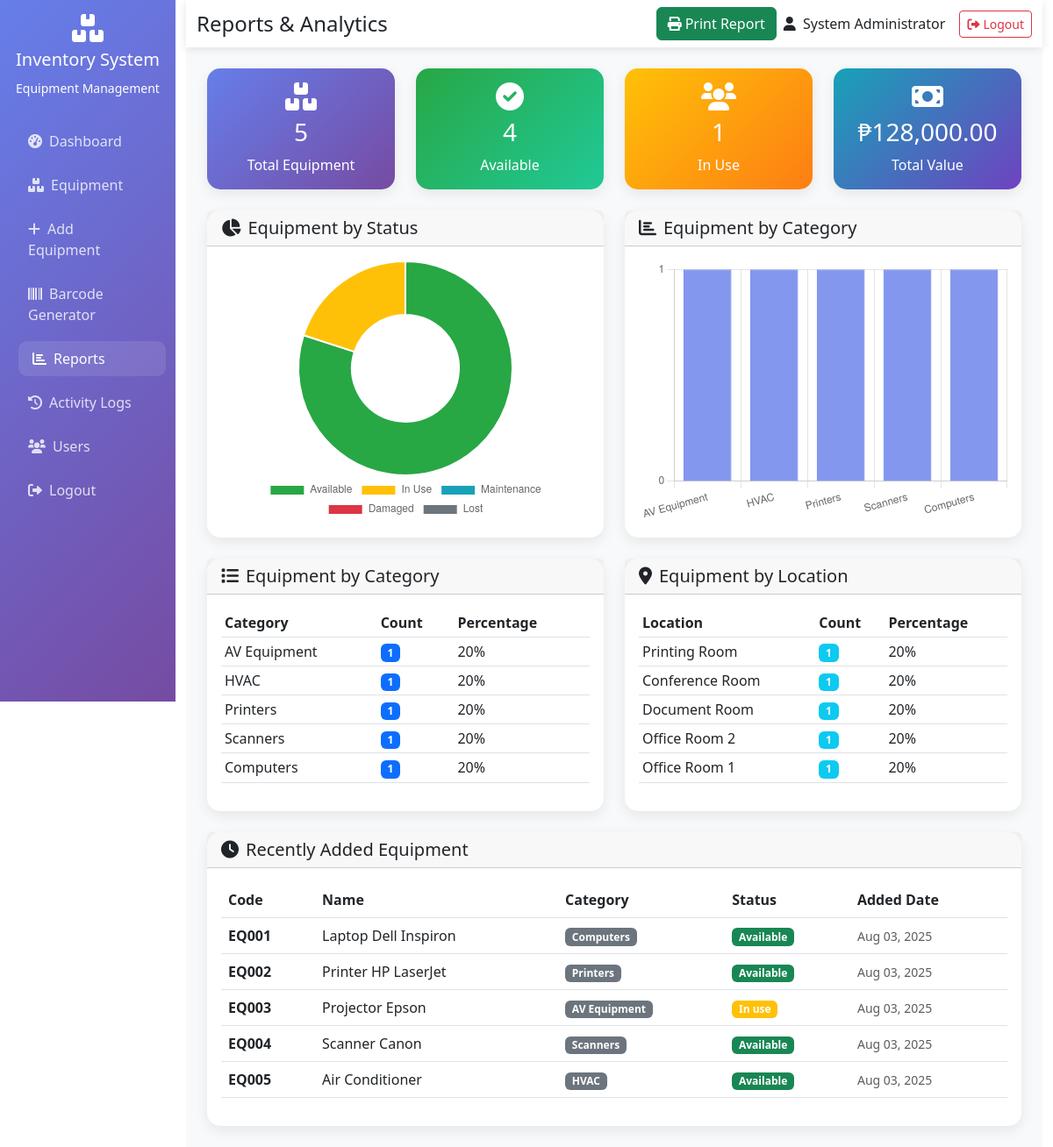
/reports.php (signed in), run on the app's committed database.
### tables this page shows
CREATE TABLE equipment (
    id INT AUTO_INCREMENT PRIMARY KEY,
    equipment_code VARCHAR(50) NOT NULL UNIQUE,
    barcode VARCHAR(100) NOT NULL UNIQUE,
    name VARCHAR(200) NOT NULL,
    description TEXT,
    category VARCHAR(100),
    location VARCHAR(200),
    status ENUM('available', 'in_use', 'maintenance', 'damaged', 'lost') DEFAULT 'available',
    purchase_date DATE,
    purchase_price DECIMAL(10,2),
    supplier VARCHAR(200),
    warranty_expiry DATE,
    notes TEXT,
    created_at TIMESTAMP DEFAULT CURRENT_TIMESTAMP,
    updated_at TIMESTAMP DEFAULT CURRENT_TIMESTAMP ON UPDATE CURRENT_TIMESTAMP
);

### reports.php (the view, shortened to what the rows shown need)
<?php
$pdo = getDBConnection();
$stmt = $pdo->query("SELECT COUNT(*) as available FROM equipment WHERE status = 'available'");
$available_equipment = $stmt->fetch()['available'];
$stmt = $pdo->query("SELECT COUNT(*) as in_use FROM equipment WHERE status = 'in_use'");
$in_use_equipment = $stmt->fetch()['in_use'];
$stmt = $pdo->query("SELECT COUNT(*) as maintenance FROM equipment WHERE status = 'maintenance'");
$maintenance_equipment = $stmt->fetch()['maintenance'];
$stmt = $pdo->query("SELECT COUNT(*) as damaged FROM equipment WHERE status = 'damaged'");
$damaged_equipment = $stmt->fetch()['damaged'];
$stmt = $pdo->query("SELECT COUNT(*) as lost FROM equipment WHERE status = 'lost'");
$lost_equipment = $stmt->fetch()['lost'];
$stmt = $pdo->query("SELECT category, COUNT(*) as count FROM equipment WHERE category IS NOT NULL GROUP BY category ORDER BY count DESC");
$category_stats = $stmt->fetchAll();
$stmt = $pdo->query("SELECT * FROM equipment ORDER BY created_at DESC LIMIT 10");
$recent_equipment = $stmt->fetchAll();
$status_stats = [
    'Available' => $available_equipment,
    'In Use' => $in_use_equipment,
    'Maintenance' => $maintenance_equipment,
    'Damaged' => $damaged_equipment,
    'Lost' => $lost_equipment
];
?>
<!DOCTYPE html>
<html lang="en">
<head>
    <link href="https://cdn.jsdelivr.net/npm/bootstrap@5.3.0/dist/css/bootstrap.min.css" rel="stylesheet">
    <link href="https://cdnjs.cloudflare.com/ajax/libs/font-awesome/6.0.0/css/all.min.css" rel="stylesheet">
</head>
<body>
    <div class="container-fluid">
        <div class="row">
            <div class="col-md-9 col-lg-10">
                <div class="main-content">
                    <div class="p-4">
                        <div class="row">
                            <div class="col-md-6">
                                <div class="card">
                                    <div class="card-body">
                                        <div class="table-responsive">
                                            <table class="table table-sm">
                                                <thead>
                                                    <tr>
                                                        <th>Category</th>
                                                        <th>Count</th>
                                                        <th>Percentage</th>
                                                    </tr>
                                                </thead>
                                            </table>
                                        </div>
                                    </div>
                                </div>
                            </div>
                            <div class="col-md-6">
                                <div class="card">
                                    <div class="card-body">
                                        <div class="table-responsive">
                                            <table class="table table-sm">
                                                <thead>
                                                    <tr>
                                                        <th>Location</th>
                                                        <th>Count</th>
                                                        <th>Percentage</th>
                                                    </tr>
                                                </thead>
                                            </table>
                                        </div>
                                    </div>
                                </div>
                            </div>
                        </div>
                        <div class="row mt-4">
                            <div class="col-12">
                                <div class="card">
                                    <div class="card-body">
                                        <div class="table-responsive">
                                            <table class="table table-hover">
                                                <thead>
                                                    <tr>
                                                        <th>Code</th>
                                                        <th>Name</th>
                                                        <th>Category</th>
                                                        <th>Status</th>
                                                        <th>Added Date</th>
                                                    </tr>
                                                </thead>
                                                <tbody>
                                                    <?php foreach ($recent_equipment as $equipment): ?>
                                                    <tr>
                                                        <td>
                                                            <strong><?php echo htmlspecialchars($equipment['equipment_code']); ?></strong>
                                                        </td>
                                                        <td><?php echo htmlspecialchars($equipment['name']); ?></td>
                                                        <td>
                                                            <span class="badge bg-secondary"><?php echo htmlspecialchars($equipment['category']); ?></span>
                                                        </td>
                                                        <td>
                                                            <?php
                                                            $status_class = 'bg-secondary';
                                                            switch ($equipment['status']) {
                                                                case 'available': $status_class = 'bg-success'; break;
                                                                case 'in_use': $status_class = 'bg-warning'; break;
                                                            }
                                                            ?>
                                                            <span class="badge <?php echo $status_class; ?>">
                                                                <?php echo ucfirst(str_replace('_', ' ', $equipment['status'])); ?>
                                                            </span>
                                                        </td>
                                                        <td>
                                                            <small class="text-muted">
                                                                <?php echo date('M d, Y', strtotime($equipment['created_at'])); ?>
                                                            </small>
                                                        </td>
                                                    </tr>
                                                    <?php endforeach; ?>
                                                </tbody>
                                            </table>
                                        </div>
                                    </div>
                                </div>
                            </div>
                        </div>
                    </div>
                </div>
            </div>
        </div>
    </div>
    <script>
        // Status Chart
        const statusCtx = document.getElementById('statusChart').getContext('2d');
        new Chart(statusCtx, {
            type: 'doughnut',
            data: {
                labels: <?php echo json_encode(array_keys($status_stats)); ?>,
                datasets: [{
                    data: <?php echo json_encode(array_values($status_stats)); ?>,
                    backgroundColor: [
                        '#28a745',
                        '#ffc107',
                        '#17a2b8',
                        '#dc3545',
                        '#6c757d'
                    ],
                    borderWidth: 2,
                    borderColor: '#fff'
                }]
            },
            options: {
                responsive: true,
                maintainAspectRatio: false,
                plugins: {
                    legend: {
                        position: 'bottom'
                    }
                }
            }
        });
        // Category Chart
        const categoryCtx = document.getElementById('categoryChart').getContext('2d');
        new Chart(categoryCtx, {
            type: 'bar',
            data: {
                labels: <?php echo json_encode(array_column($category_stats, 'category')); ?>,
                datasets: [{
                    label: 'Equipment Count',
                    data: <?php echo json_encode(array_column($category_stats, 'count')); ?>,
                    backgroundColor: 'rgba(102, 126, 234, 0.8)',
                    borderColor: 'rgba(102, 126, 234, 1)',
                    borderWidth: 1
                }]
            },
            options: {
                responsive: true,
                maintainAspectRatio: false,
                scales: {
                    y: {
                        beginAtZero: true,
                        ticks: {
                            stepSize: 1
                        }
                    }
                },
                plugins: {
                    legend: {
                        display: false
                    }
                }
            }
        });
    </script>
</body>
</html>

### data on the page
equipment: equipment_code "EQ001", name "Laptop Dell Inspiron", category "Computers", status "Available", created_at "Aug 03, 2025"
equipment: equipment_code "EQ002", name "Printer HP LaserJet", category "Printers", status "Available", created_at "Aug 03, 2025"
equipment: equipment_code "EQ003", name "Projector Epson", category "AV Equipment", status "In use", created_at "Aug 03, 2025"
equipment: equipment_code "EQ004", name "Scanner Canon", category "Scanners", status "Available", created_at "Aug 03, 2025"
equipment: equipment_code "EQ005", name "Air Conditioner", category "HVAC", status "Available", created_at "Aug 03, 2025"

### other printed values
$_SESSION['full_name'] "System Administrator"
$total_equipment "5"
$available_equipment "4"
$in_use_equipment "1"
$total_value "128,000.00"
$category['category'] "AV Equipment"
$category['count'] "1"
$category['category'] "HVAC"
$category['category'] "Printers"
$category['category'] "Scanners"
$category['category'] "Computers"
$location['location'] "Printing Room"
$location['count'] "1"
$location['location'] "Conference Room"
$location['location'] "Document Room"
